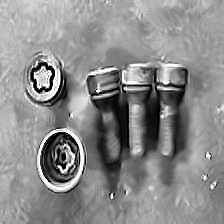
#> input picture augmented_dataset/defective/defected1_aug_0.jpg, 224 x 224 px
$ python -i augment_images.py   (imports and definitions only)
#> lines starting #> are read from the running program, lines starting #| are printed output that depends on the picture
#> further down, picture is the input picture: shape (224, 224, 3); min 0, max 255, mean 139.2
import os
import cv2
import numpy as np
import albumentations as A
from tqdm import tqdm

# --------------------- Albumentations (light-safe transforms only) ------------------------
# [8 lines that did not run here, left out]

# --------------------- Remove white borders / background ------------------------
# [9 lines left out: function crop_white_borders, not called in this run]

# --------------------- Grayscale + Enhance + Denoise + Sharpen ------------------------
def preprocess_image(img):
    # Grayscale
    gray = cv2.cvtColor(img, cv2.COLOR_BGR2GRAY)

    # Denoise
    denoised = cv2.fastNlMeansDenoising(gray, h=10, templateWindowSize=7, searchWindowSize=21)

    # CLAHE contrast enhancement
    clahe = cv2.createCLAHE(clipLimit=2.0, tileGridSize=(8, 8))
    enhanced = clahe.apply(denoised)
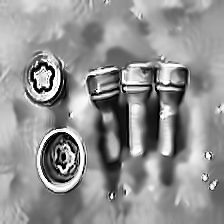
#> enhanced: shape (224, 224); min 1, max 255, mean 145.2

    # Slight sharpening (high-pass filter)
    kernel = np.array([[0, -1, 0], [-1, 5,-1], [0, -1, 0]])
    sharpened = cv2.filter2D(enhanced, -1, kernel)
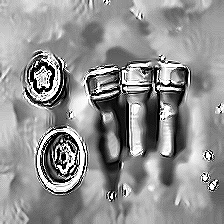
#> sharpened: shape (224, 224); min 0, max 255, mean 145.1

    # Convert to 3 channels
    return cv2.cvtColor(sharpened, cv2.COLOR_GRAY2BGR)

# --------------------- Augmentation Runner ------------------------
# [40 lines left out: function augment_images, not called in this run]

# --------------------- Run on both classes ------------------------
# [2 lines not run here, left out]

>>> import cv2
>>> picture = cv2.imread('../augmented_dataset/defective/defected1_aug_0.jpg')
>>> result = preprocess_image(picture)

$ run again, on augmented_dataset/defective/defected1_aug_25.jpg
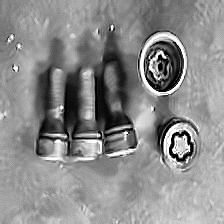
#> input picture augmented_dataset/defective/defected1_aug_25.jpg, 224 x 224 px
#> picture is the input picture: shape (224, 224, 3); min 0, max 255, mean 139.2
#> in preprocess_image, `enhanced = clahe.apply(denoised)`:
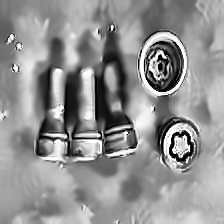
#> enhanced: shape (224, 224); min 1, max 255, mean 145.4
#> in preprocess_image, `sharpened = cv2.filter2D(enhanced, -1, kernel)`:
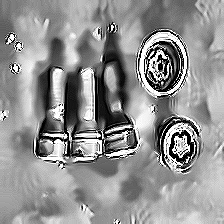
#> sharpened: shape (224, 224); min 0, max 255, mean 145.3

$ run again, on augmented_dataset/defective/defected1_aug_30.jpg
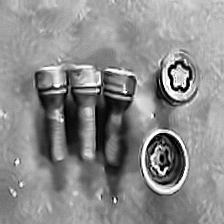
#> input picture augmented_dataset/defective/defected1_aug_30.jpg, 224 x 224 px
#> picture is the input picture: shape (224, 224, 3); min 0, max 255, mean 138.8
#> in preprocess_image, `enhanced = clahe.apply(denoised)`:
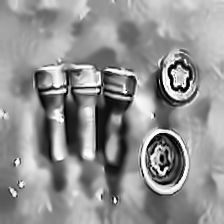
#> enhanced: shape (224, 224); min 1, max 255, mean 144.8
#> in preprocess_image, `sharpened = cv2.filter2D(enhanced, -1, kernel)`:
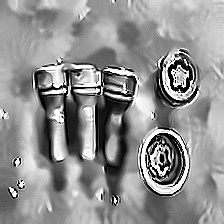
#> sharpened: shape (224, 224); min 0, max 255, mean 144.6

$ run again, on augmented_dataset/defective/defected1_aug_35.jpg
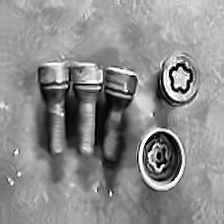
#> input picture augmented_dataset/defective/defected1_aug_35.jpg, 224 x 224 px
#> picture is the input picture: shape (224, 224, 3); min 0, max 255, mean 139.8
#> in preprocess_image, `enhanced = clahe.apply(denoised)`:
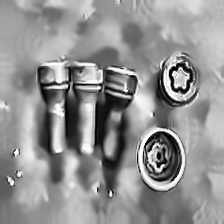
#> enhanced: shape (224, 224); min 1, max 255, mean 145.6
#> in preprocess_image, `sharpened = cv2.filter2D(enhanced, -1, kernel)`:
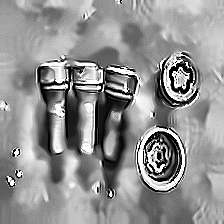
#> sharpened: shape (224, 224); min 0, max 255, mean 145.5
